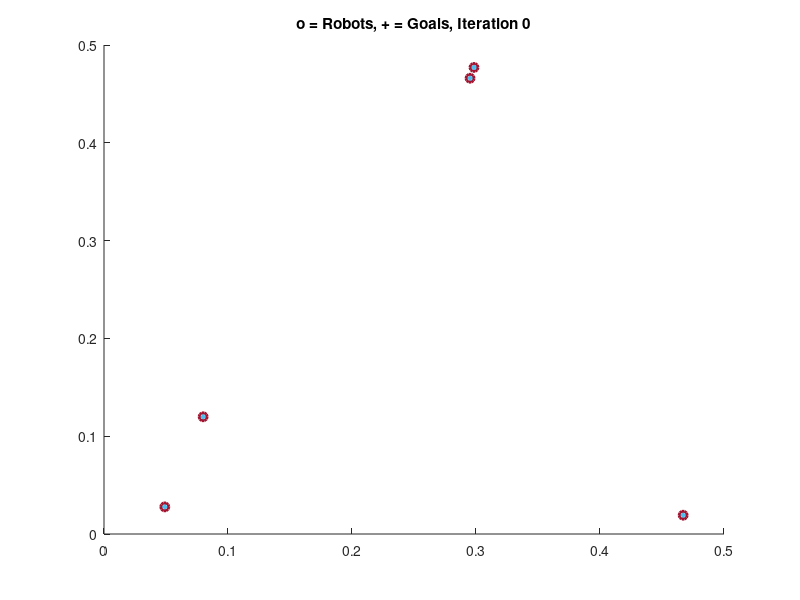
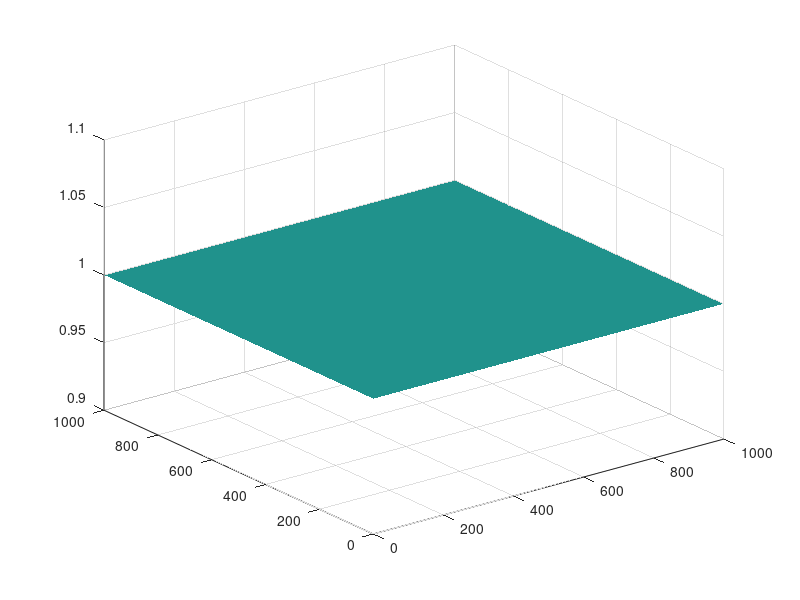

Source code (MATLAB) for these figures, in order: (Note: this script raises an error after producing the figures.)
n=5;
crs = [0,0;0,10;10,10;10,0];
numIterations = 100;
showPlot = true;
r_sen = 2;   %sensor range

Px = 0.5*rand([n,1]);
Py = 0.5*rand([n,1]);

xrange = max(crs(:,1));
yrange = max(crs(:,2));
thresh = 0.01;

%Dividing the area into discrete cells and expressing range in terms of the
%map
X1 = max(max(crs))/1000;
r_sen = r_sen/X1;
Z = ones(1000,1000);%Uncertainity Distribution
val2 = Z;
k=1;
Kprop = 0.5; %Proportionality constant

%%%%%%%%%%%%%%%%%%%%%%%% VISUALIZATION %%%%%%%%%%%%%%%%%%%%%%%%%%%%%%%%%%%%
if showPlot
    verCellHandle = zeros(n,1);
    cellColors = ones(n,3);
    for i = 1:numel(Px) % color according to
        verCellHandle(i)  = patch(Px(i),Py(i),cellColors(i,:)); % use color i  -- no robot assigned yet
        hold on
    end
    pathHandle = zeros(n,1);
    %numHandle = zeros(n,1);
    for i = 1:numel(Px) % color according to
        pathHandle(i)  = plot(Px(i),Py(i),'-','color',cellColors(i,:)*.8);
        %    numHandle(i) = text(Px(i),Py(i),num2str(i));
    end
    goalHandle = plot(Px,Py,'+','linewidth',2);
    currHandle = plot(Px,Py,'o','linewidth',2);
    titleHandle = title(['o = Robots, + = Goals, Iteration ', num2str(0)]);
end

figure
surf (Z);
set(surf(Z),'LineStyle','none');
%%%%%%%%%%%%%%%%%%%%%%%% END VISUALIZATION %%%%%%%%%%%%%%%%%%%%%%%%%%%%%%%%

dist = xrange*ones(n,1);
%Starting the loop for search
while max(max(Z))>0.1
    figure(1)
    counter = 0;
    while max(dist)>thresh 
        counter = counter+1;
        %[v,c]=VoronoiLimit(Px,Py, crs, false);
        [v,c]=VoronoiBounded(Px,Py, crs);
        
        if showPlot
            set(currHandle,'XData',Px,'YData',Py);%plot current position
            for i = 1:numel(Px) % color according to
                xD = [get(pathHandle(i),'XData'),Px(i)];
                yD = [get(pathHandle(i),'YData'),Py(i)];
                set(pathHandle(i),'XData',xD,'YData',yD);%plot path position
                %       set(numHandle(i),'Position',[ Px(i),Py(i)]);
            end
        end
        
        for i = 1:numel(c) %calculate the centroid of each cell
            BW = roipoly(Z,100*v(c{i},1),100*v(c{i},2));
            GI = mat2gray(BW);
            for m=1:1000
                for j=1:1000
                    GI(j,m) = GI(j,m)*val2(j,m);
                end
            end
            s = regionprops(BW, GI, {'WeightedCentroid'});
            cx = s.WeightedCentroid(1,1)/100;
            cy = s.WeightedCentroid(1,2)/100;
            cx = min(xrange,max(0, cx));
            cy = min(yrange,max(0, cy));
            if ~isnan(cx) && inpolygon(cx,cy,crs(:,1),crs(:,2))
                Px(i) = Px(i) + Kprop*(cx - Px(i));  %don't update if goal is outside the polygon
                Py(i) = Py(i) + Kprop*(cy - Py(i));
                dist(i) = sqrt((cx - Px(i))^2 + (cy - Py(i))^2);
            end
        end
        
        if showPlot
            for i = 1:numel(c) % update Voronoi cells
                set(verCellHandle(i), 'XData',v(c{i},1),'YData',v(c{i},2));
            end
            
            set(titleHandle,'string',['o = Robots, + = Goals, Cycle', num2str(k,'%3d'), ', Iteration', num2str(counter,'%3d')]);
            set(goalHandle,'XData',Px,'YData',Py);%plot goal position
            axis equal
            axis([0,xrange,0,yrange]);
            drawnow
        end
    end
    val = Z;
    for i = 1:n
        BW = roipoly(Z,100*v(c{i},1),100*v(c{i},2));
        GI = mat2gray(BW);
        s = regionprops(BW, GI, {'Centroid','WeightedCentroid'});
        for m=1:1000
            for j=1:1000
                vx = s.WeightedCentroid(1,1);
                vy = s.WeightedCentroid(1,2);
                dist = sqrt(((m+0.5)-vx)^2+((j+0.5)-vy)^2)/100;
                if dist < r_sen
                    val(j,m) = min(val(j,m),(1-0.8708+0.074*dist^2));
                end
            end
        end
    end
    for m=1:1000
        for j=1:1000
            Z(j,m) = Z(j,m)*val(j,m);
            val2(j,m) = 2*Z(j,m)*0.074;
        end
    end
    max_d(k)= max(max(Z));
    average(k) = mean2(Z);
    k=k+1;
    figure(2);
    surf (Z);
    set(surf(Z),'LineStyle','none');
end
